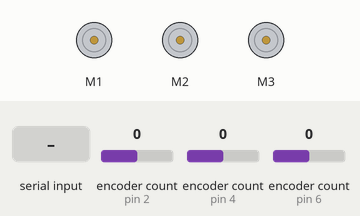
This sketch was run on a simulated Arduino Uno, built with avr-gcc and run on an emulated ATmega328P. Parts: 3 × DC motor (green arrow = forward, orange = backward, longer = faster). The inputs (shaded band) are chosen by the test bench; at power-on: encoder count (sensors on pin 2, pin 4, pin 6) 0. What the sketch prints to the serial monitor is not drawn.

Above: at 1.2 s.
1.3 s: "1" received over Serial
At 3.5 s:
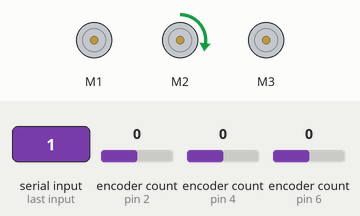
3.8 s: "0" received over Serial
At 10.1 s:
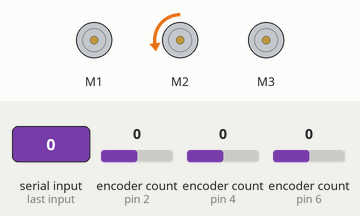
Timing chart, 0 to 14.4 s (numbered marks = the images above; inputs shaded):
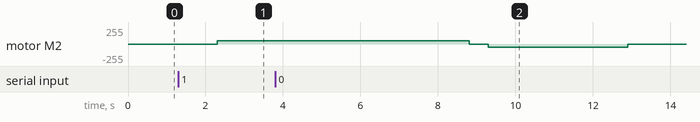

Measured:
- after the input at 1.3 s, motor M2: stopped → forward 50/255 after 1.0 s

The sketch:

encoderTest.ino
```cpp
#include <Wire.h>
#include <Adafruit_MotorShield.h>
#include <Encoder.h>

Encoder encoder_1(2, 3);
Encoder encoder_2(4, 5);
Encoder encoder_3(6, 7);

// Create the motor shield object with the default I2C address
Adafruit_MotorShield AFMS = Adafruit_MotorShield();
// Don't know why, but keep AFMS.getMotor(0). Stuff breaks without it.
Adafruit_DCMotor *M[] = {AFMS.getMotor(0), AFMS.getMotor(1), AFMS.getMotor(2), AFMS.getMotor(3)};

#define D 600000 // Semi-arbitrary number representing the distance each cable is wound

float mspeed = 50;   // Speed 0-255

float wind_time = 4000;
float unwind_time = 3600;
float pause_time = 500;

long start = -1*(wind_time + unwind_time + pause_time + 1);
long elapsed;

int i = 2;

void setup() {
  Serial.begin(115200);

  AFMS.begin();  // create with the default frequency 1.6KHz

  // Set the speed to start, from 0 (off) to 255 (max speed)
  M[1]->setSpeed(mspeed);
  M[2]->setSpeed(mspeed);
  M[3]->setSpeed(mspeed);

  Serial.println(wind_time/1000);
  Serial.println("Ready for input");
}

long oldPosition_1  = -999;
long oldPosition_2  = -999;
long oldPosition_3  = -999;

void loop() {
  while(!Serial) return;
  while(read_encoder()) {
    if (Serial.available() > 0) {
      Serial.println(Serial.readString());
      start = millis();
    }

    Drive_Motors();
  }
}

bool read_encoder() {
  long newPosition_1 = encoder_1.read();
  long newPosition_2 = encoder_2.read();
  long newPosition_3 = encoder_3.read();

  if (newPosition_1 != oldPosition_1 || newPosition_2 != oldPosition_2 || newPosition_3 != oldPosition_3) {
    oldPosition_1 = newPosition_1;
    oldPosition_2 = newPosition_2;
    oldPosition_3 = newPosition_3;
  }

  if (millis()%100 == 0) {
    Serial.print(newPosition_1);
    Serial.print(",");
    Serial.print(newPosition_2);
    Serial.print(",");
    Serial.println(newPosition_3);
  }

  return true;
}

void Drive_Motors() {
  elapsed = millis()-start;

  if (elapsed < wind_time) M[i]->run(FORWARD);
  else if (elapsed < wind_time + pause_time) M[i]->run(RELEASE);
  else if (elapsed < wind_time+pause_time+unwind_time) M[i]->run(BACKWARD);
  else M[i]->run(RELEASE);
}
```
